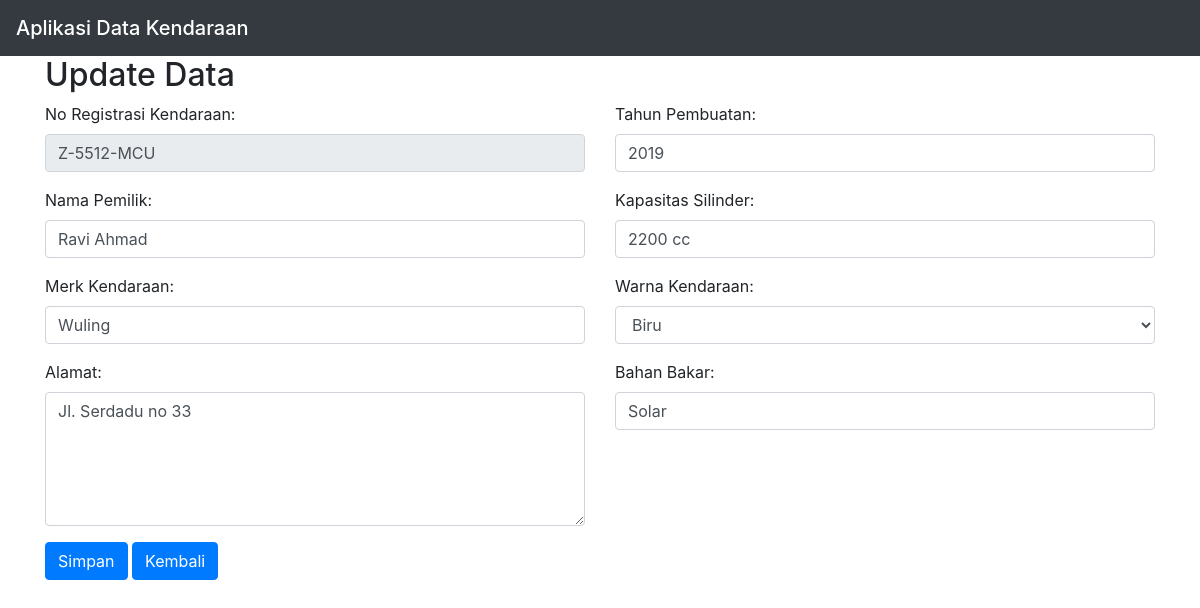
/update.php?no_reg=Z-5512-MCU, run on the app's committed database.
### tables this page shows
CREATE TABLE `kendaraan` (
  `no_reg` varchar(20) NOT NULL,
  `owner` varchar(50) NOT NULL,
  `address` text NOT NULL,
  `brand` varchar(50) NOT NULL,
  `year` int(4) NOT NULL,
  `cylinders` varchar(20) NOT NULL,
  `color` varchar(20) NOT NULL,
  `fuel` varchar(20) NOT NULL,
  `created_at` datetime NOT NULL DEFAULT current_timestamp()
);

### update.php (the view, shortened to what this page needs)
<!DOCTYPE html>
<html>
<head>
    <link rel="stylesheet" href="https://cdn.jsdelivr.net/npm/bootstrap@4.6.1/dist/css/bootstrap.min.css">
</head>
<body>
<nav class="navbar navbar-dark bg-dark">
    <span class="navbar-brand mb-0 h1">Aplikasi Data Kendaraan</span>
</nav>
<div class="container">
    <?php
    include "connection.php";
    function input($data) {
        $data = trim($data);
        $data = stripslashes($data);
        $data = htmlspecialchars($data);
        return $data;
    }
    if (isset($_GET['no_reg'])) {
        $no_reg=input($_GET["no_reg"]);
        $sql="SELECT * from kendaraan where no_reg='$no_reg'";
        $hasil=mysqli_query($con,$sql);
        $data = mysqli_fetch_assoc($hasil);
        $owner = $data['owner'];
        $brand = $data['brand'];
        $address = $data['address'];
        $year = $data['year'];
        $cylinders = $data['cylinders'];
        $color = $data['color'];
        $fuel = $data['fuel'];
    }
    ?>
    <h2>Update Data</h2>
    <form action="<?php echo htmlspecialchars($_SERVER["PHP_SELF"]);?>" method="post">
        <div class="row">
            <div class="col-sm">
                <div class="form-group">
                    <label>No Registrasi Kendaraan:</label>
                    <input type="text" name="no_reg" class="form-control" value="<?php echo $no_reg?>" readonly />
                </div>
                <div class="form-group">
                    <label>Nama Pemilik:</label>
                    <input type="text" name="owner" class="form-control" required value="<?php echo $owner?>" />
                </div>
                <div class="form-group">
                    <label>Merk Kendaraan:</label>
                    <input type="text" name="brand" class="form-control" placeholder="Masukan Merek Kendaraan" required value="<?php echo $brand?>"/>
                </div>
                <div class="form-group">
                    <label>Alamat:</label>
                    <textarea name="address" class="form-control" rows="5"placeholder="Masukan Alamat" required><?php echo $address?></textarea>
                </div>
                <button type="submit" name="submit" class="btn btn-primary">Simpan</button>
                <a href="index.php" class="btn btn-primary">Kembali</a>
            </div>
            <div class="col-sm">
                <div class="form-group">
                    <label>Tahun Pembuatan:</label>
                    <input type="text" name="year" class="form-control" placeholder="Masukan Tahun Pembuatan Kendaraan" required value="<?php echo $year?>"/>
                </div>
                <div class="form-group">
                    <label>Kapasitas Silinder:</label>
                    <input type="text" name="cylinders" class="form-control" placeholder="Masukan Kapasitas Silinder Kendaraan" required value="<?php echo $cylinders?>"/>
                </div>
                <div class="form-group">
                    <label>Warna Kendaraan:</label>
                    <select class="form-control" name ="color" required placeholder="Pilih Warna Kendaraan">
                        <option value="Biru"<?php if($color=='Biru')echo 'selected="selected"'; ?>>Biru</option>
                    </select>
                </div>
                <div class="form-group">
                    <label>Bahan Bakar:</label>
                    <input type="text" name="fuel" class="form-control" placeholder="Masukan Bahan Bakar Kendaraan" required value="<?php echo $fuel?>"/>
                </div>
            </div>
        </div>
    </form>
</div>
</body>
</html>

### data on the page
kendaraan: owner "Ravi Ahmad", brand "Wuling", address "Jl. Serdadu no 33", year "2019", cylinders "2200 cc", color "Biru", fuel "Solar"
